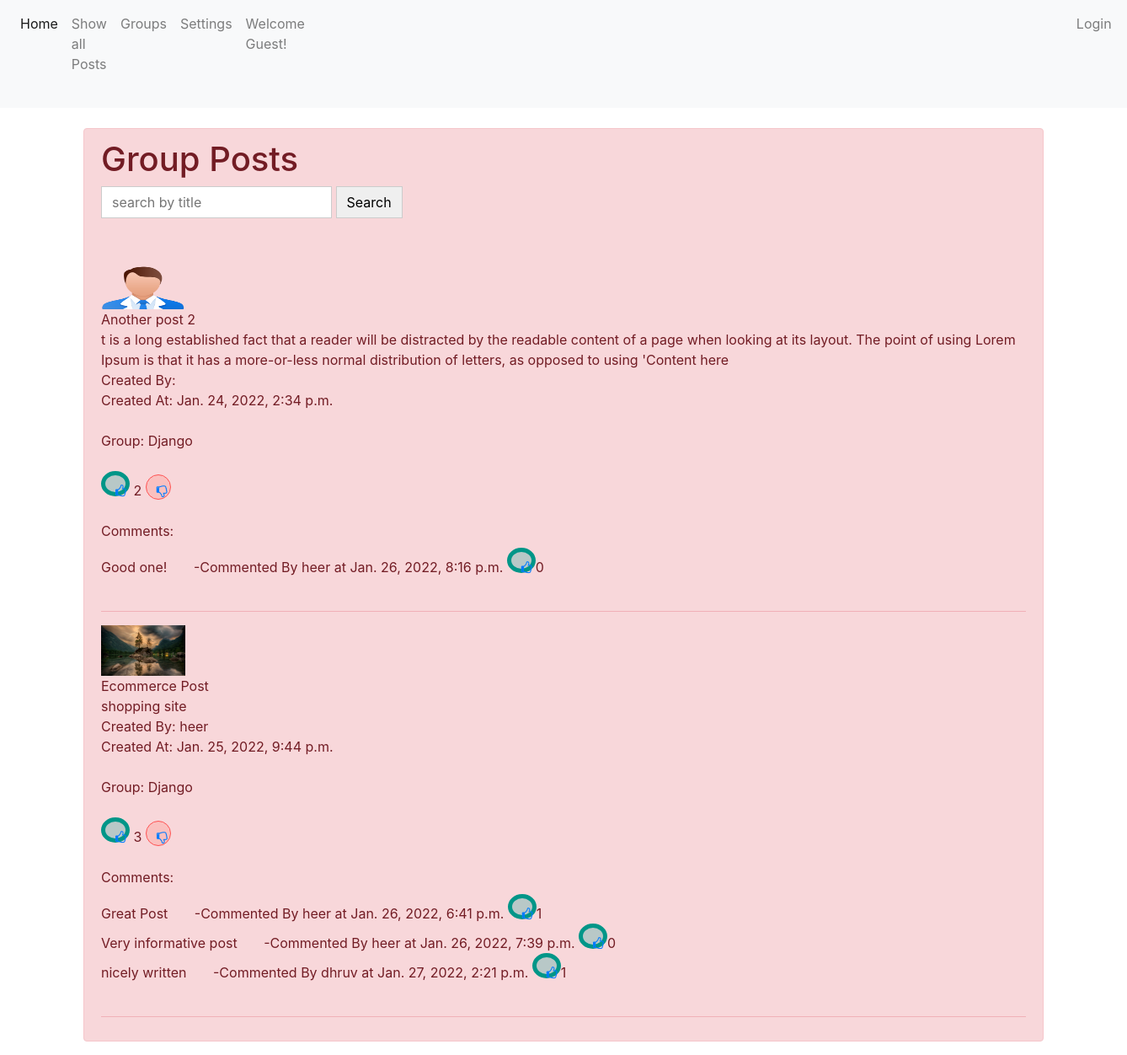
/show_group_list/django, run on the app's committed database.
### posts/models.py (models this page shows, shortened)
class DateTimemixin(models.Model):
    created_at = models.DateTimeField(auto_now_add=True, null=True, blank=True)
    updated_at = models.DateTimeField(auto_now=True, null=True, blank=True)
    class Meta:
        abstract = True

class Post(DateTimemixin):
    group_key = models.ForeignKey("Group", on_delete=models.CASCADE, blank=True, null=True)
    is_group = models.BooleanField(default=False)
    user_key = models.ForeignKey(User, on_delete=models.CASCADE, blank=True, null = True)
    category_key = models.ManyToManyField(PostCategory,  blank=True)
    title = models.CharField(max_length=100)
    description = models.CharField(max_length=250)
    thumbnail = models.ImageField(upload_to = 'photos/')
    slug = models.SlugField(null=True, blank=True)
    like_key = models.ManyToManyField(User, blank = True, related_name='like_user')
    dislike_key = models.ManyToManyField(User, blank = True, related_name='dislike_user')

class Group(DateTimemixin):
    admin_user = models.ManyToManyField(User, related_name='admin_user')
    name = models.CharField(max_length=100)
    user_key = models.ManyToManyField(User, related_name='user_key')
    slug = models.SlugField(null=True, blank=True)
    def __str__(self):
        return str(self.name)

class Comment(DateTimemixin):
    post_key = models.ForeignKey(Post, on_delete=models.CASCADE, null = True, blank=True)
    comment = models.TextField()
    created_by = models.ForeignKey(User, on_delete=models.CASCADE, null = True, blank=True)
    liked_by = models.ManyToManyField(User, blank=True, related_name='liked_user')

### posts/views.py (the view)
# urls.py: path('show_group_list/<slug>', views.groupList, name='showgroup'),
def groupList(request, slug):
    group_data = Group.objects.get(slug = slug)
    post_list = Post.objects.filter(group_key = group_data.id, is_group = True)
    comment_data = Comment.objects.all()
    context = {"post_list":post_list, "group_data":group_data,"comment_data":comment_data}
    return render(request, "grouplist.html",context)

### templates/grouplist.html (shortened to what this page needs)
{% extends 'base.html' %}
{% load static %}
{% block content %}
<br>
<div class="container alert alert-danger">
    <h1>Group Posts</h1>
    <form action="{% url 'showlist' %}" method="POST">
        <input type="text" name="q" placeholder="search by title">
        <button type="submit">Search</button><br>
    </form>
    <br>
    <br>
    {% for post in post_list %}
        <img src="{{ post.thumbnail.url }}" width="100" height="60"><br>
        {{post.title}}<br>
        {{post.description}}<br>
        Created By: {{post.user_key.username}}<br>
        Created At: {{post.created_at}}<br><br>
        Group: {{post.group_key}}<br><br>
        <button class="like">
            <a href="{% url 'likeview' post.id  %}"><i class="fa fa-thumbs-o-up" aria-hidden="true"> </i></a>
        </button>
        {% if post.like_key.all.count != 0 %}
        {{post.like_key.all.count}}
        {% endif %}
        <button class="dislike">
            <a href="{% url 'dislikeview' post.id  %}"><i class="fa fa-thumbs-o-down" aria-hidden="true"></i></a>
        </button>
        <br><br>
        <label>Comments: </label><br>
        {% for comment in comment_data %}
        {% if comment.post_key.id == post.id %}
            <div>{{ comment.comment }}<span>&nbsp;&nbsp;&nbsp;&nbsp;&nbsp;&nbsp; -Commented By {{comment.created_by}} at {{comment.created_at}} </span> <button class="like">
                <a href="{% url 'commentlike' comment.id  %}"><i class="fa fa-thumbs-o-up" aria-hidden="true"> </i></a>
            </button>{{comment.liked_by.all.count}}</div>
        {% endif %}
        {% endfor %}
        <br>
        <hr>
    {% endfor %}
</div>
{% endblock content %}

### templates/base.html (shortened to what this page needs)
<!DOCTYPE html>
{% load static %}
<html lang="en">
<head>
    <link rel="stylesheet" href="{% static 'css/style.css' %}">
    <link rel="stylesheet" href="https://stackpath.bootstrapcdn.com/bootstrap/4.1.3/css/bootstrap.min.css">
    <link rel="stylesheet" href="https://cdnjs.cloudflare.com/ajax/libs/font-awesome/4.7.0/css/font-awesome.min.css">
</head>
<body>
    <nav class="navbar navbar-expand-lg navbar-light bg-light">
        <div class="collapse navbar-collapse" id="navbarNav">
          <ul class="navbar-nav">
            <li class="nav-item active">
              <a class="nav-link" href="{% url 'showlist' %}">Home <span class="sr-only">(current)</span></a>
            </li>
            <li class="nav-item">
              <a class="nav-link" href="{% url 'showlist' %}">Show all Posts &nbsp;</a>
            </li>
            <li class="nav-item">
              <a class="nav-link" href="{% url 'group' %}">Groups</a>
            </li>
            <li class="nav-item">
              <a class="nav-link" href="{% url 'settings' %}">Settings</a>
            </li>
            {% if request.user.is_authenticated %}
            <li class="nav-item">
              <a class="nav-link"> Welcome {{request.user}}!</a>
            </li>
            {% else %}
            <li class="nav-item">
              <a class="nav-link">Welcome Guest!</a>
            </li>
            {% endif %}
            {% if request.user.is_authenticated %}
            <li class="nav-item" style="margin-left: 700px;">
              <form id="my_form" action="{% url 'logout' %}" method="post">
                {% csrf_token %}
              </form>
              <a href="javascript:{}" onclick="document.getElementById('my_form').submit();"style="margin-left:10px; text-decoration:none;"> Logout </a>
            </li>
            {% else %}
            <li class="nav-item" style="margin-left: 900px;">
              <a class="nav-link" href="{% url 'login' %}">Login</a>
            </li>
            {% endif %}
          </ul>
        </div>
      </nav>
    {% block content %}{% endblock content %}
</body>
</html>

### static/css/style.css (style rules this page uses)
button.like { width: 30px; height: 30px; margin: 0 auto; line-height: 25px; border-radius: 50%; color: rgba(0,150,136 ,1); background-color:rgba(38,166,154 ,0.3); border-color: rgba(0,150,136 ,1); border-width: 5px; font-size: 15px; }
button.dislike { width: 30px; height: 30px; margin: 0 auto; line-height: 25px; border-radius: 50%; color: rgba(255,82,82 ,1); background-color: rgba(255,138,128 ,0.3); border-color: rgba(255,82,82 ,1); border-width: 1px; font-size: 15px; }

### templates/base.html (style rules this page uses)
input[type='text'] { border: 1px solid #ccc; display: inline-block; padding: 6px 12px; cursor: pointer; }
button { border: 1px solid #ccc; display: inline-block; padding: 6px 12px; cursor: pointer; }

### data on the page
Post: thumbnail (picture), title "Another post 2", description "t is a long established fact that a reader will be distracted by the readable content of a page when looking at its layout. The point of using Lorem Ipsum is that it has a more-or-less normal distribution of letters, as opposed to using 'Content here", created_at "Jan. 24, 2022, 2:34 p.m.", group_key "Django", like_key.all.count "2"
Comment: comment "Good one!", created_by "heer", created_at "Jan. 26, 2022, 8:16 p.m.", liked_by.all.count "0"
Post: thumbnail (picture), title "Ecommerce Post", description "shopping site", user_key.username "heer", created_at "Jan. 25, 2022, 9:44 p.m.", group_key "Django", like_key.all.count "3"
Comment: comment "Great Post", created_by "heer", created_at "Jan. 26, 2022, 6:41 p.m.", liked_by.all.count "1"
Comment: comment "Very informative post", created_by "heer", created_at "Jan. 26, 2022, 7:39 p.m.", liked_by.all.count "0"
Comment: comment "nicely written", created_by "dhruv", created_at "Jan. 27, 2022, 2:21 p.m.", liked_by.all.count "1"
